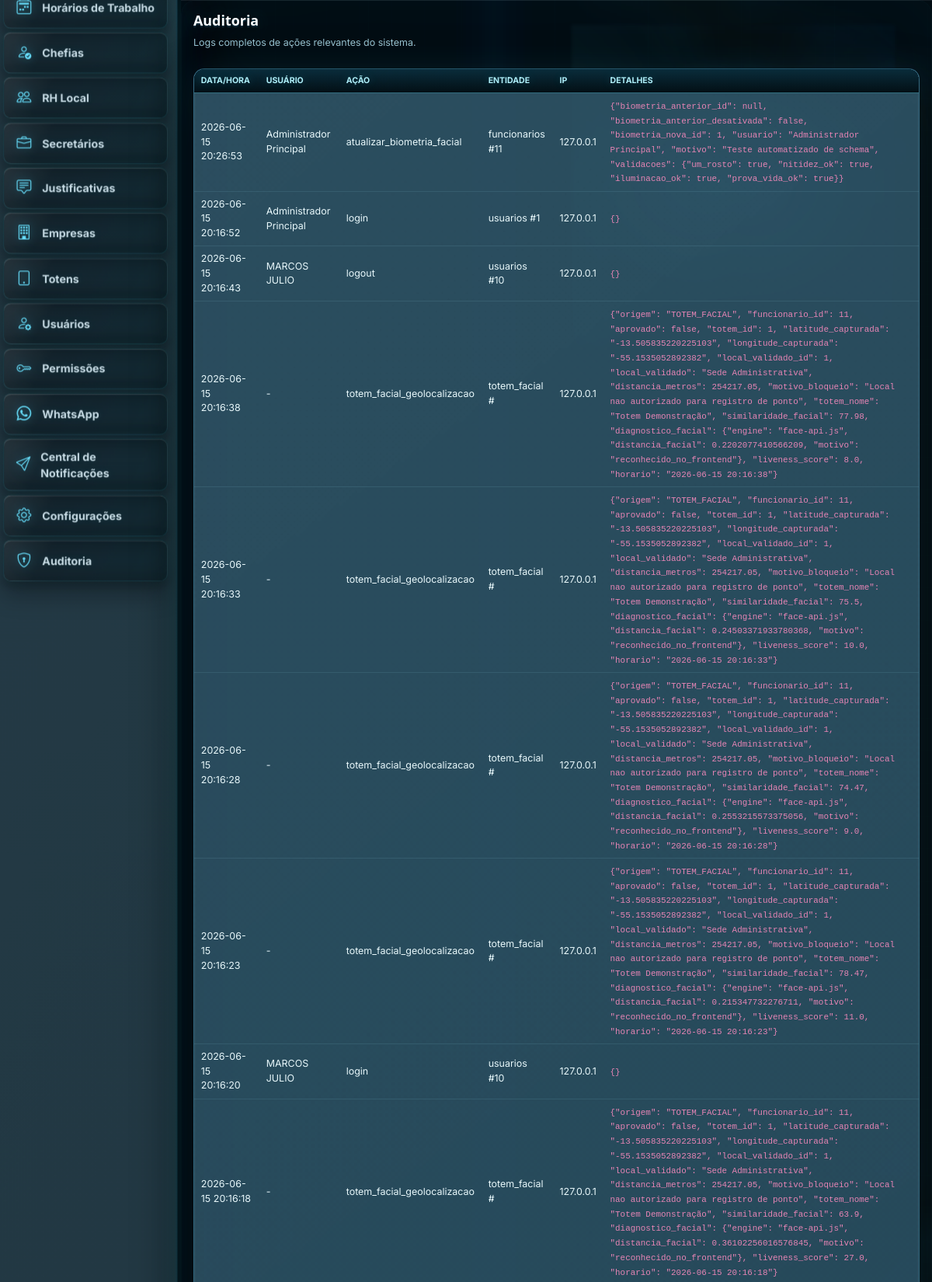
Screenshot of /auditoria (signed in, upper part) with the database file from the repository.
### tables this page shows
CREATE TABLE auditoria (
            id INTEGER PRIMARY KEY AUTOINCREMENT,
            usuario_id INTEGER,
            acao TEXT NOT NULL,
            entidade TEXT NOT NULL,
            entidade_id INTEGER,
            detalhes TEXT,
            ip TEXT,
            criado_em TEXT NOT NULL
        );

CREATE TABLE usuarios (
            id INTEGER PRIMARY KEY AUTOINCREMENT,
            nome TEXT NOT NULL,
            login TEXT UNIQUE NOT NULL,
            senha TEXT NOT NULL,
            perfil TEXT NOT NULL
        , funcionario_id INTEGER, ativo INTEGER NOT NULL DEFAULT 1, rh_local_id INTEGER, chefia_id INTEGER, secretario_id INTEGER, cpf TEXT, email TEXT, telefone TEXT, secretaria_departamento TEXT);

### app.py (the view)
@app.route("/auditoria")
@login_required
@perfil_required("Administrador Principal")
def auditoria():
    rows = query("""SELECT a.*, u.nome usuario FROM auditoria a
                    LEFT JOIN usuarios u ON u.id = a.usuario_id
                    ORDER BY a.criado_em DESC LIMIT 300""")
    return page_template('pages/auditoria.html', title="Auditoria", rows=rows)

### app.py (called while the page is built, shortened)
@app.after_request
def add_api_cors_headers(response):
    return response

def get_db():
    if "db" not in g:
        g.db = sqlite3.connect(DB_PATH)
        g.db.row_factory = sqlite3.Row
    return g.db

def query(sql, params=()):
    return get_db().execute(sql, params).fetchall()

def one(sql, params=()):
    return get_db().execute(sql, params).fetchone()

@app.before_request
def validate_csrf():
    if request.method != "POST":
        return None

@app.after_request
def security_headers(response):
    response.headers.setdefault("X-Content-Type-Options", "nosniff")
    response.headers.setdefault("X-Frame-Options", "SAMEORIGIN")
    response.headers.setdefault("Referrer-Policy", "strict-origin-when-cross-origin")
    if request.path in ("/totem-facial", "/terminal-ponto") or request.path.startswith("/totem-facial/"):
        response.headers["Cache-Control"] = "no-store, no-cache, must-revalidate, max-age=0"
        response.headers["Pragma"] = "no-cache"
        response.headers["Expires"] = "0"
    return response

def current_user():
    if not session.get("user_id"):
        return None
    return one("SELECT * FROM usuarios WHERE id = ?", (session["user_id"],))

def login_required(view):
    @wraps(view)
    def wrapped(*args, **kwargs):
        if not session.get("user_id"):
            return redirect(url_for("login"))
        return view(*args, **kwargs)
    return wrapped

def perfil_required(*perfis):
    def decorator(view):
        @wraps(view)
        def wrapped(*args, **kwargs):
            user = current_user()
            if not user:
                return redirect(url_for("login"))
            aliases = {
                "RH": "RH Local",
                "Gestor": "Chefia Imediata",
                "Chefia imediata": "Chefia Imediata",
                "Secretário": "Secretário da Pasta",
            }
            perfil = aliases.get(user["perfil"], user["perfil"])
            permitidos = {aliases.get(p, p) for p in perfis}
            if perfil not in permitidos:
                return page("<div class='alert alert-danger'>Acesso negado.</div>", title="Acesso negado"), 403
            return view(*args, **kwargs)
        return wrapped
    return decorator

@app.context_processor
def inject_asset_version():
    return {"asset_version": APP_ASSET_VERSION}

### templates/pages/auditoria.html
{% extends "base.html" %}
{% block body %}
<div class="mb-4"><h3 class="fw-bold">Auditoria</h3><div class="text-muted">Logs completos de ações relevantes do sistema.</div></div>
    <div class="card"><div class="table-responsive"><table class="table table-hover mb-0">
      <thead><tr><th>Data/hora</th><th>Usuário</th><th>Ação</th><th>Entidade</th><th>IP</th><th>Detalhes</th></tr></thead>
      <tbody>{% for r in rows %}<tr><td>{{ r.criado_em }}</td><td>{{ r.usuario or '-' }}</td><td>{{ r.acao }}</td><td>{{ r.entidade }} #{{ r.entidade_id or '' }}</td><td>{{ r.ip }}</td><td><code>{{ r.detalhes }}</code></td></tr>{% endfor %}</tbody>
    </table></div></div>
{% endblock %}

### rows the page displays
auditoria: criado_em "2026-06-15 20:26:53", nome "Administrador Principal", acao "atualizar_biometria_facial", entidade "funcionarios", entidade "11", ip "127.0.0.1", detalhes "{\"biometria_anterior_id\": null, \"biometria_anterior_desativada\": false, \"biometria_nova_id\": 1, \"usuario\": \"Administrador Principal\", \"motivo\": \"Teste automatizado de schema\", \"validacoes\": {\"um_rosto\": true, \"nitidez_ok\": true, \"iluminacao_ok\": true, \"prova_vida_ok\": true}}"
auditoria: criado_em "2026-06-15 20:16:52", nome "Administrador Principal", acao "login", entidade "usuarios", entidade "1", ip "127.0.0.1", detalhes "{}"
auditoria: criado_em "2026-06-15 20:16:43", nome "MARCOS JULIO", acao "logout", entidade "usuarios", entidade "10", ip "127.0.0.1", detalhes "{}"
auditoria: criado_em "2026-06-15 20:16:38", usuario "-", acao "totem_facial_geolocalizacao", entidade "totem_facial", ip "127.0.0.1", detalhes "{\"origem\": \"TOTEM_FACIAL\", \"funcionario_id\": 11, \"aprovado\": false, \"totem_id\": 1, \"latitude_capturada\": \"-13.505835220225103\", \"longitude_capturada\": \"-55.1535052892382\", \"local_validado_id\": 1, \"local_validado\": \"Sede Administrativa\", \"distancia_metros\": 254217.05, \"motivo_bloqueio\": \"Local nao autorizado para registro de ponto\", \"totem_nome\": \"Totem Demonstração\", \"similaridade_facial\": 77.98, \"diagnostico_facial\": {\"engine\": \"face-api.js\", \"distancia_facial\": 0.2202077410566209, \"motivo\": \"reconhecido_no_frontend\"}, \"liveness_score\": 8.0, \"horario\": \"2026-06-15 20:16:38\"}"
auditoria: criado_em "2026-06-15 20:16:33", usuario "-", acao "totem_facial_geolocalizacao", entidade "totem_facial", ip "127.0.0.1", detalhes "{\"origem\": \"TOTEM_FACIAL\", \"funcionario_id\": 11, \"aprovado\": false, \"totem_id\": 1, \"latitude_capturada\": \"-13.505835220225103\", \"longitude_capturada\": \"-55.1535052892382\", \"local_validado_id\": 1, \"local_validado\": \"Sede Administrativa\", \"distancia_metros\": 254217.05, \"motivo_bloqueio\": \"Local nao autorizado para registro de ponto\", \"totem_nome\": \"Totem Demonstração\", \"similaridade_facial\": 75.5, \"diagnostico_facial\": {\"engine\": \"face-api.js\", \"distancia_facial\": 0.24503371933780368, \"motivo\": \"reconhecido_no_frontend\"}, \"liveness_score\": 10.0, \"horario\": \"2026-06-15 20:16:33\"}"
auditoria: criado_em "2026-06-15 20:16:28", usuario "-", acao "totem_facial_geolocalizacao", entidade "totem_facial", ip "127.0.0.1", detalhes "{\"origem\": \"TOTEM_FACIAL\", \"funcionario_id\": 11, \"aprovado\": false, \"totem_id\": 1, \"latitude_capturada\": \"-13.505835220225103\", \"longitude_capturada\": \"-55.1535052892382\", \"local_validado_id\": 1, \"local_validado\": \"Sede Administrativa\", \"distancia_metros\": 254217.05, \"motivo_bloqueio\": \"Local nao autorizado para registro de ponto\", \"totem_nome\": \"Totem Demonstração\", \"similaridade_facial\": 74.47, \"diagnostico_facial\": {\"engine\": \"face-api.js\", \"distancia_facial\": 0.2553215573375056, \"motivo\": \"reconhecido_no_frontend\"}, \"liveness_score\": 9.0, \"horario\": \"2026-06-15 20:16:28\"}"
auditoria: criado_em "2026-06-15 20:16:23", usuario "-", acao "totem_facial_geolocalizacao", entidade "totem_facial", ip "127.0.0.1", detalhes "{\"origem\": \"TOTEM_FACIAL\", \"funcionario_id\": 11, \"aprovado\": false, \"totem_id\": 1, \"latitude_capturada\": \"-13.505835220225103\", \"longitude_capturada\": \"-55.1535052892382\", \"local_validado_id\": 1, \"local_validado\": \"Sede Administrativa\", \"distancia_metros\": 254217.05, \"motivo_bloqueio\": \"Local nao autorizado para registro de ponto\", \"totem_nome\": \"Totem Demonstração\", \"similaridade_facial\": 78.47, \"diagnostico_facial\": {\"engine\": \"face-api.js\", \"distancia_facial\": 0.215347732276711, \"motivo\": \"reconhecido_no_frontend\"}, \"liveness_score\": 11.0, \"horario\": \"2026-06-15 20:16:23\"}"
auditoria: criado_em "2026-06-15 20:16:20", nome "MARCOS JULIO", acao "login", entidade "usuarios", entidade "10", ip "127.0.0.1", detalhes "{}"
auditoria: criado_em "2026-06-15 20:16:18", usuario "-", acao "totem_facial_geolocalizacao", entidade "totem_facial", ip "127.0.0.1", detalhes "{\"origem\": \"TOTEM_FACIAL\", \"funcionario_id\": 11, \"aprovado\": false, \"totem_id\": 1, \"latitude_capturada\": \"-13.505835220225103\", \"longitude_capturada\": \"-55.1535052892382\", \"local_validado_id\": 1, \"local_validado\": \"Sede Administrativa\", \"distancia_metros\": 254217.05, \"motivo_bloqueio\": \"Local nao autorizado para registro de ponto\", \"totem_nome\": \"Totem Demonstração\", \"similaridade_facial\": 63.9, \"diagnostico_facial\": {\"engine\": \"face-api.js\", \"distancia_facial\": 0.36102256016576845, \"motivo\": \"reconhecido_no_frontend\"}, \"liveness_score\": 27.0, \"horario\": \"2026-06-15 20:16:18\"}"

### other values shown
{{ nav_links('')|safe }} "Horários de Trabalho Chefias RH Local Secretários Justificativas Empresas Totens Usuários Permissões WhatsApp Central de Notificações Configurações Auditoria"
